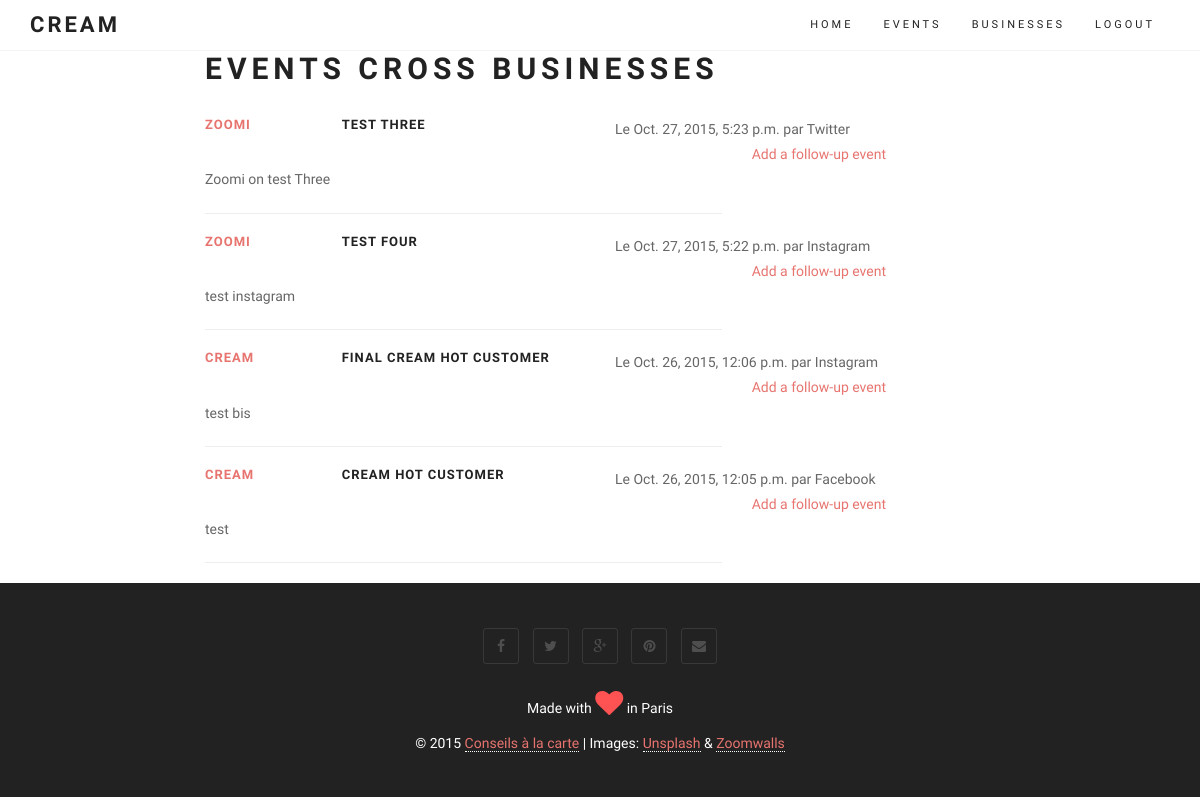
The app's page /event/ (signed in), older data.
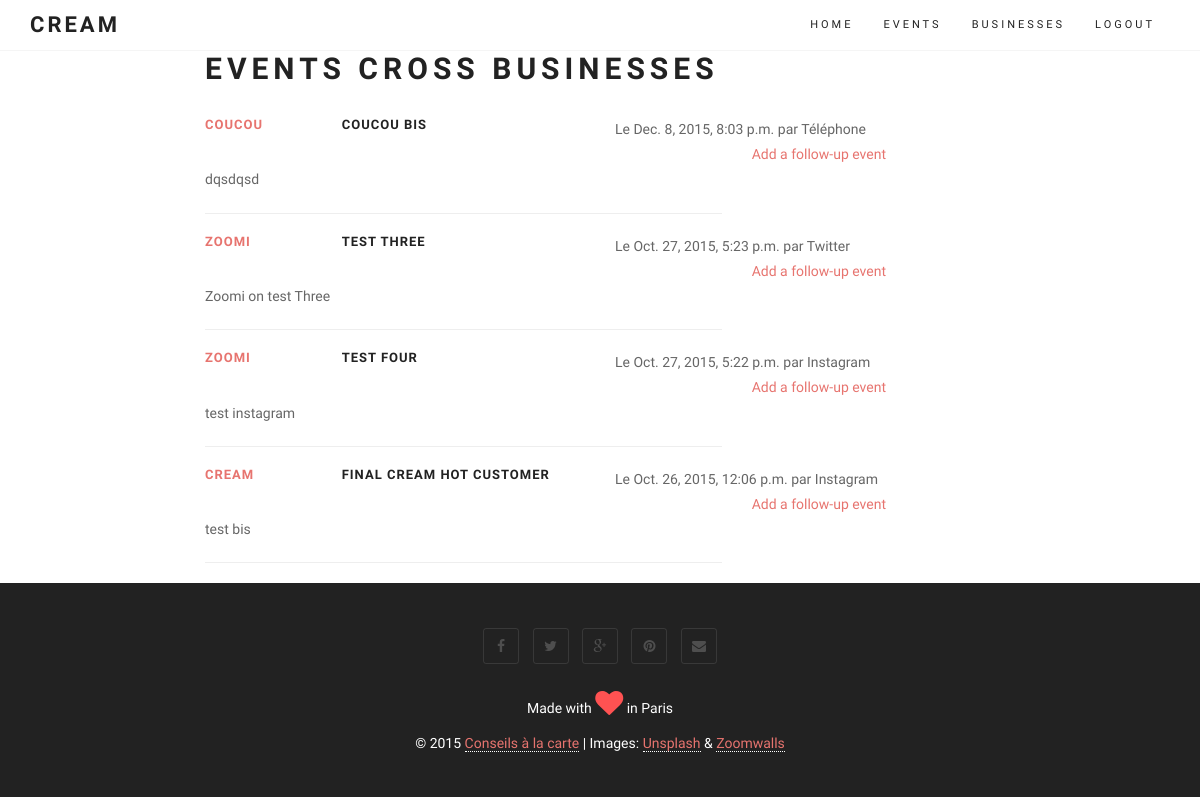
The same page, newer data.
### core/models.py (models this page shows)
class Event(models.Model):
	user = models.ForeignKey(User)
	customer = models.ForeignKey(Customer)
	business = models.ForeignKey(Business)
	kind = models.IntegerField(choices=EVENT_KIND, null=True, blank=True)
	description = models.TextField(null=True, blank=True)
	created_at = models.DateTimeField(auto_now_add=True)
 	def get_absolute_url(self):
 		return reverse (viewname="business_list")

class Business(models.Model):
	user = models.ForeignKey(User)
 	name = models.CharField(max_length=100, null=True, blank=True)
 	def __unicode__(self):
 		return self.name
 	def create_event_url(self):
 		return reverse (viewname="event_create", args=[self.id])
 	def create_customer_url(self):
 		return reverse (viewname="customer_create", args=[self.id])
 	def list_customer_url(self):
 		return reverse (viewname="customer_list", args=[self.id])
 	def list_event_url(self):
 		return reverse (viewname="business_event_list", args=[self.id])
  	def get_absolute_url(self):
 	 	return reverse (viewname="business_list")

class Customer(models.Model):
	user = models.ForeignKey(User)
	business = models.ForeignKey(Business) # could we make it multiple values
	kind = models.IntegerField(choices=CUSTOMER_KIND, null=True, blank=True)
	status = models.IntegerField(choices=CUSTOMER_STATUS, null=True, blank=True)
	fullname = models.CharField(max_length=100, null=True, blank=True)
	telephone = models.CharField(max_length=20, null=True, blank=True)
	email = models.CharField(max_length=100, null=True, blank=True)
 	created_at = models.DateTimeField(auto_now_add=True)
 	def __unicode__(self):
 		return self.fullname #+ ' - ' + str(self.bus_c) + ' - ' + str(self.fullname)
 	def get_absolute_url(self):
 	 	return reverse (viewname="customer_list", args=[self.id])

### core/views.py (the view)
# urls.py: url(r'event/$', login_required(coreviews.EventListView.as_view())),
class EventListView(ListView):
	model = coremodels.Event
	template_name = "event/list.html"
	context_object_name = 'event'
	paginate_by = 4 # definition of max py page
	def get_queryset(self):
		return coremodels.Event.objects.filter(user=self.request.user).order_by('-created_at')

### templates/event/list.html (shortened to what this page needs)
{% extends "base/theme.html" %}
{% load bootstrap_pagination %}
{% block content %}
<div class="row main-content">
	<div class="col-md-2"></div>
	<div class="col-md-8">
	<h2>Events cross Businesses</h2>
		{% for event in object_list %}
		<div class="row">
	 		<div class="col-md-2">
			<h3><a href="{{ event.get_absolute_url }}">{{ event.business }}</a></h3>
			</div>
	 		<div class="col-md-4">
			<h3>{{ event.customer }}</h3>
			</div>
	 		<div class="col-md-6">
			Le {{ event.created_at }} par {{ event.get_kind_display }}
			</div>
			<div class="col-md-8">
			<br>
			<p>{{ event.description }}</p>
			<hr></div>
	 		<div class="col-md-4">
	 			<a href="/event/{{ event.business_id }}/create/">Add a follow-up event</a>
	 		</div>
		</div>
		{% endfor %}
	</div>
	<div class="col-md-2"></div>
</div>
{% endblock %}

Row changes from the older to the newer data that the page shows:
no longer on this page (row unchanged): Event: business "CREAM", customer "CREAM HOT CUSTOMER", created_at "Oct. 26, 2015, 12:05 p.m.", kind "Facebook", description "test"
added Event: business "COUCOU", customer "COUCOU BIS", created_at "Dec. 8, 2015, 8:03 p.m.", kind "Téléphone", description "dqsdqsd"
